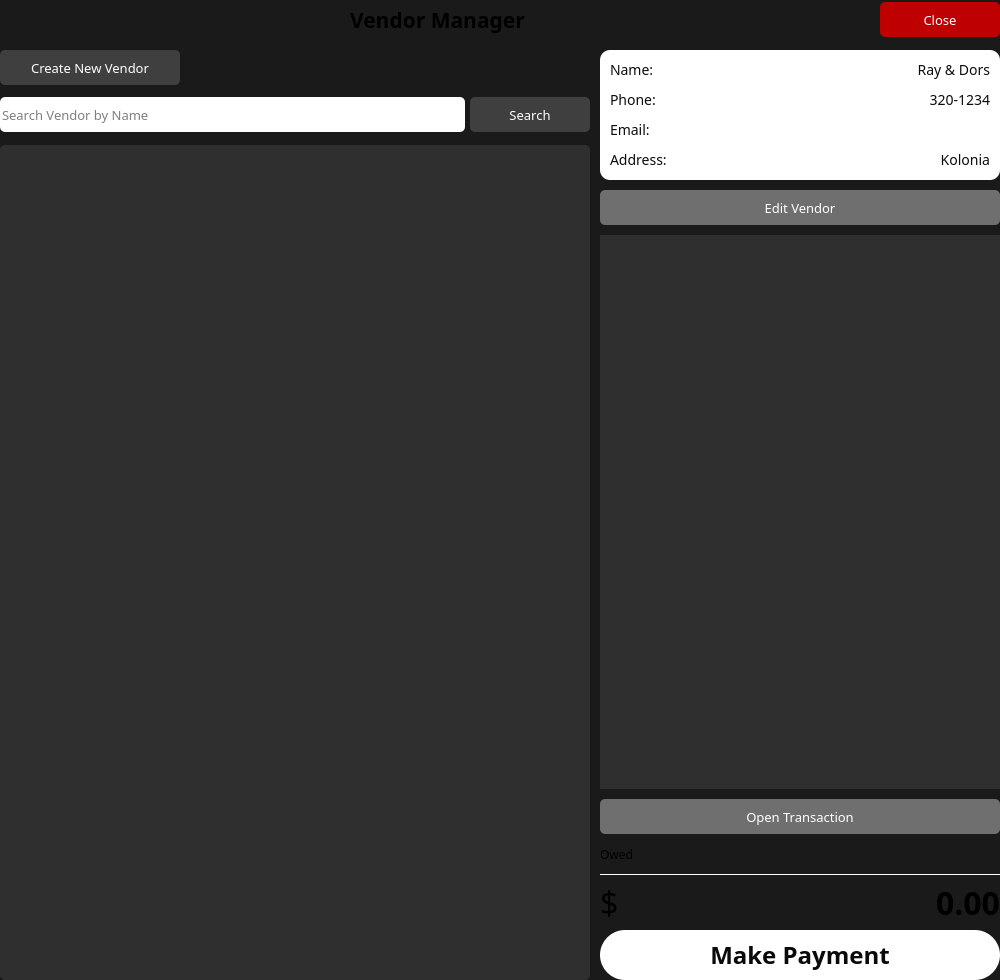
<?xml version="1.0" encoding="UTF-8"?>
<ui version="4.0">
 <class>VendorsListWindow</class>
 <widget class="QWidget" name="VendorsListWindow">
  <property name="geometry">
   <rect>
    <x>0</x>
    <y>0</y>
    <width>1000</width>
    <height>980</height>
   </rect>
  </property>
  <property name="minimumSize">
   <size>
    <width>980</width>
    <height>980</height>
   </size>
  </property>
  <property name="font">
   <font>
    <family>Lexend</family>
    <pointsize>10</pointsize>
   </font>
  </property>
  <property name="windowTitle">
   <string>Vendors</string>
  </property>
  <property name="styleSheet">
   <string notr="true">QWidget {
}
#VendorsListWindow {
	background-color: #1a1a1a;
}
#pb_page_close:hover {
	background-color: #ff0000;
}</string>
  </property>
  <layout class="QVBoxLayout" name="verticalLayout">
   <property name="spacing">
    <number>10</number>
   </property>
   <property name="leftMargin">
    <number>0</number>
   </property>
   <property name="topMargin">
    <number>0</number>
   </property>
   <property name="rightMargin">
    <number>0</number>
   </property>
   <property name="bottomMargin">
    <number>0</number>
   </property>
   <item>
    <widget class="QWidget" name="widget" native="true">
     <property name="minimumSize">
      <size>
       <width>0</width>
       <height>40</height>
      </size>
     </property>
     <property name="maximumSize">
      <size>
       <width>16777215</width>
       <height>45</height>
      </size>
     </property>
     <layout class="QHBoxLayout" name="horizontalLayout_3">
      <property name="spacing">
       <number>5</number>
      </property>
      <property name="leftMargin">
       <number>0</number>
      </property>
      <property name="topMargin">
       <number>0</number>
      </property>
      <property name="rightMargin">
       <number>0</number>
      </property>
      <property name="bottomMargin">
       <number>0</number>
      </property>
      <item>
       <widget class="QLabel" name="lb_page_title">
        <property name="minimumSize">
         <size>
          <width>0</width>
          <height>35</height>
         </size>
        </property>
        <property name="maximumSize">
         <size>
          <width>16777215</width>
          <height>35</height>
         </size>
        </property>
        <property name="font">
         <font>
          <family>Lexend</family>
          <pointsize>16</pointsize>
          <bold>true</bold>
         </font>
        </property>
        <property name="text">
         <string>Vendor Manager</string>
        </property>
        <property name="alignment">
         <set>Qt::AlignmentFlag::AlignCenter</set>
        </property>
       </widget>
      </item>
      <item>
       <widget class="QPushButton" name="pb_page_close">
        <property name="minimumSize">
         <size>
          <width>120</width>
          <height>35</height>
         </size>
        </property>
        <property name="maximumSize">
         <size>
          <width>120</width>
          <height>35</height>
         </size>
        </property>
        <property name="styleSheet">
         <string notr="true">#pb_page_close {
	background-color: #bf0000;
	border: None;
	border-radius: 5px;
	color: white;
}

#pb_page_close:hover {
	background-color: #ff0000;
	color: white;
}</string>
        </property>
        <property name="text">
         <string>Close</string>
        </property>
        <property name="icon">
         <iconset resource="../../../../../../../../../mnt/hdd/PYTHON_LAB/eixn-pos/assets/images/icons.qrc">
          <normaloff>:/Icons/close_white.svg</normaloff>:/Icons/close_white.svg</iconset>
        </property>
       </widget>
      </item>
     </layout>
    </widget>
   </item>
   <item>
    <widget class="QWidget" name="wd_content" native="true">
     <layout class="QHBoxLayout" name="horizontalLayout">
      <property name="spacing">
       <number>10</number>
      </property>
      <property name="leftMargin">
       <number>0</number>
      </property>
      <property name="topMargin">
       <number>0</number>
      </property>
      <property name="rightMargin">
       <number>0</number>
      </property>
      <property name="bottomMargin">
       <number>0</number>
      </property>
      <item>
       <widget class="QWidget" name="wd_all_view" native="true">
        <layout class="QVBoxLayout" name="verticalLayout_2">
         <property name="spacing">
          <number>10</number>
         </property>
         <property name="leftMargin">
          <number>0</number>
         </property>
         <property name="topMargin">
          <number>0</number>
         </property>
         <property name="rightMargin">
          <number>0</number>
         </property>
         <property name="bottomMargin">
          <number>0</number>
         </property>
         <item>
          <widget class="QPushButton" name="pb_create_vendor">
           <property name="minimumSize">
            <size>
             <width>180</width>
             <height>35</height>
            </size>
           </property>
           <property name="maximumSize">
            <size>
             <width>180</width>
             <height>16777215</height>
            </size>
           </property>
           <property name="font">
            <font>
             <family>Lexend</family>
             <pointsize>10</pointsize>
            </font>
           </property>
           <property name="styleSheet">
            <string notr="true">#pb_create_vendor {
	background-color: #3f3f3f;
	color: white;
	border: None;
	border-radius: 5px;
}
#pb_create_vendor:hover {
	background-color: #4f4f4f;
}</string>
           </property>
           <property name="text">
            <string>Create New Vendor</string>
           </property>
           <property name="icon">
            <iconset resource="../../../../../../../../../mnt/hdd/PYTHON_LAB/eixn-pos/assets/images/icons.qrc">
             <normaloff>:/Icons/add_white.svg</normaloff>:/Icons/add_white.svg</iconset>
           </property>
           <property name="flat">
            <bool>false</bool>
           </property>
          </widget>
         </item>
         <item>
          <widget class="QWidget" name="wd_vendor_search" native="true">
           <property name="minimumSize">
            <size>
             <width>0</width>
             <height>40</height>
            </size>
           </property>
           <property name="maximumSize">
            <size>
             <width>16777215</width>
             <height>40</height>
            </size>
           </property>
           <layout class="QHBoxLayout" name="horizontalLayout_2">
            <property name="spacing">
             <number>5</number>
            </property>
            <property name="leftMargin">
             <number>0</number>
            </property>
            <property name="topMargin">
             <number>0</number>
            </property>
            <property name="rightMargin">
             <number>0</number>
            </property>
            <property name="bottomMargin">
             <number>0</number>
            </property>
            <item>
             <widget class="QLineEdit" name="le_vendor_search">
              <property name="minimumSize">
               <size>
                <width>0</width>
                <height>35</height>
               </size>
              </property>
              <property name="font">
               <font>
                <family>Lexend</family>
                <pointsize>10</pointsize>
               </font>
              </property>
              <property name="styleSheet">
               <string notr="true">color: #000;
background-color: #fff;
border: None;
border-radius: 5px;</string>
              </property>
              <property name="placeholderText">
               <string>Search Vendor by Name</string>
              </property>
             </widget>
            </item>
            <item>
             <widget class="QPushButton" name="pb_vendor_search">
              <property name="minimumSize">
               <size>
                <width>120</width>
                <height>35</height>
               </size>
              </property>
              <property name="font">
               <font>
                <family>Lexend</family>
                <pointsize>10</pointsize>
               </font>
              </property>
              <property name="styleSheet">
               <string notr="true">#pb_vendor_search {
	background-color: #3f3f3f;
	color: #fff;
	border: None;
	border-radius: 5px;
}
#pb_vendor_search:hover {
	background-color: #4f4f4f;
}</string>
              </property>
              <property name="text">
               <string>Search</string>
              </property>
              <property name="icon">
               <iconset resource="../../../../../../../../../mnt/hdd/PYTHON_LAB/eixn-pos/assets/images/icons.qrc">
                <normaloff>:/Icons/search_white.svg</normaloff>:/Icons/search_white.svg</iconset>
              </property>
              <property name="iconSize">
               <size>
                <width>16</width>
                <height>16</height>
               </size>
              </property>
             </widget>
            </item>
           </layout>
          </widget>
         </item>
         <item>
          <widget class="QTableView" name="tbl_vendors">
           <property name="styleSheet">
            <string notr="true">#tbl_vendors {
	background-color: #2f2f2f;
	color: white;
	border: None;
	border-radius: 5px;
}</string>
           </property>
          </widget>
         </item>
        </layout>
       </widget>
      </item>
      <item>
       <widget class="QWidget" name="wd_detail_view" native="true">
        <property name="minimumSize">
         <size>
          <width>400</width>
          <height>0</height>
         </size>
        </property>
        <property name="maximumSize">
         <size>
          <width>400</width>
          <height>16777215</height>
         </size>
        </property>
        <property name="styleSheet">
         <string notr="true">#wd_detail_view QFrame {
	border: None;
}</string>
        </property>
        <layout class="QVBoxLayout" name="verticalLayout_5">
         <property name="spacing">
          <number>10</number>
         </property>
         <property name="leftMargin">
          <number>0</number>
         </property>
         <property name="topMargin">
          <number>0</number>
         </property>
         <property name="rightMargin">
          <number>0</number>
         </property>
         <property name="bottomMargin">
          <number>0</number>
         </property>
         <item>
          <widget class="QWidget" name="wd_vendor_details" native="true">
           <property name="minimumSize">
            <size>
             <width>380</width>
             <height>0</height>
            </size>
           </property>
           <property name="maximumSize">
            <size>
             <width>400</width>
             <height>16777215</height>
            </size>
           </property>
           <property name="font">
            <font>
             <family>Lexend</family>
            </font>
           </property>
           <property name="styleSheet">
            <string notr="true">#wd_vendor_details {
	background-color: #fff;
	border: None;
	border-radius: 10px;
	color: #1a1a1a;
}

#wd_vendor_details QLabel {
	border: None;
	color: #0c0c0c;
	font-size: 14px;
	font-weight: Normal;
}</string>
           </property>
           <layout class="QFormLayout" name="formLayout">
            <property name="horizontalSpacing">
             <number>10</number>
            </property>
            <property name="verticalSpacing">
             <number>10</number>
            </property>
            <property name="leftMargin">
             <number>10</number>
            </property>
            <property name="topMargin">
             <number>10</number>
            </property>
            <property name="rightMargin">
             <number>10</number>
            </property>
            <property name="bottomMargin">
             <number>10</number>
            </property>
            <item row="0" column="0">
             <widget class="QLabel" name="lb_vendor_name">
              <property name="minimumSize">
               <size>
                <width>80</width>
                <height>0</height>
               </size>
              </property>
              <property name="font">
               <font>
                <family>Lexend</family>
                <pointsize>-1</pointsize>
                <bold>false</bold>
               </font>
              </property>
              <property name="text">
               <string>Name:</string>
              </property>
             </widget>
            </item>
            <item row="0" column="1">
             <widget class="QLabel" name="lb_vendor_name_val">
              <property name="minimumSize">
               <size>
                <width>120</width>
                <height>0</height>
               </size>
              </property>
              <property name="font">
               <font>
                <family>Lexend</family>
                <pointsize>-1</pointsize>
                <bold>false</bold>
               </font>
              </property>
              <property name="text">
               <string>Ray &amp; Dors</string>
              </property>
              <property name="alignment">
               <set>Qt::AlignmentFlag::AlignRight|Qt::AlignmentFlag::AlignTrailing|Qt::AlignmentFlag::AlignVCenter</set>
              </property>
             </widget>
            </item>
            <item row="1" column="0">
             <widget class="QLabel" name="lb_phone">
              <property name="minimumSize">
               <size>
                <width>80</width>
                <height>0</height>
               </size>
              </property>
              <property name="font">
               <font>
                <family>Lexend</family>
                <pointsize>-1</pointsize>
                <bold>false</bold>
               </font>
              </property>
              <property name="text">
               <string>Phone:</string>
              </property>
             </widget>
            </item>
            <item row="1" column="1">
             <widget class="QLabel" name="lb_phone_val">
              <property name="minimumSize">
               <size>
                <width>120</width>
                <height>0</height>
               </size>
              </property>
              <property name="font">
               <font>
                <family>Lexend</family>
                <pointsize>-1</pointsize>
                <bold>false</bold>
               </font>
              </property>
              <property name="text">
               <string>320-1234</string>
              </property>
              <property name="alignment">
               <set>Qt::AlignmentFlag::AlignRight|Qt::AlignmentFlag::AlignTrailing|Qt::AlignmentFlag::AlignVCenter</set>
              </property>
             </widget>
            </item>
            <item row="2" column="0">
             <widget class="QLabel" name="lb_email">
              <property name="minimumSize">
               <size>
                <width>80</width>
                <height>0</height>
               </size>
              </property>
              <property name="font">
               <font>
                <family>Lexend</family>
                <pointsize>-1</pointsize>
                <bold>false</bold>
               </font>
              </property>
              <property name="text">
               <string>Email:</string>
              </property>
             </widget>
            </item>
            <item row="2" column="1">
             <widget class="QLabel" name="lb_email_val">
              <property name="minimumSize">
               <size>
                <width>120</width>
                <height>0</height>
               </size>
              </property>
              <property name="font">
               <font>
                <family>Lexend</family>
                <pointsize>-1</pointsize>
                <bold>false</bold>
               </font>
              </property>
              <property name="text">
               <string/>
              </property>
              <property name="alignment">
               <set>Qt::AlignmentFlag::AlignRight|Qt::AlignmentFlag::AlignTrailing|Qt::AlignmentFlag::AlignVCenter</set>
              </property>
             </widget>
            </item>
            <item row="3" column="0">
             <widget class="QLabel" name="lb_address">
              <property name="minimumSize">
               <size>
                <width>80</width>
                <height>0</height>
               </size>
              </property>
              <property name="font">
               <font>
                <family>Lexend</family>
                <pointsize>-1</pointsize>
                <bold>false</bold>
               </font>
              </property>
              <property name="text">
               <string>Address:</string>
              </property>
             </widget>
            </item>
            <item row="3" column="1">
             <widget class="QLabel" name="lb_address_val">
              <property name="minimumSize">
               <size>
                <width>120</width>
                <height>0</height>
               </size>
              </property>
              <property name="font">
               <font>
                <family>Lexend</family>
                <pointsize>-1</pointsize>
                <bold>false</bold>
               </font>
              </property>
              <property name="text">
               <string>Kolonia</string>
              </property>
              <property name="alignment">
               <set>Qt::AlignmentFlag::AlignRight|Qt::AlignmentFlag::AlignTrailing|Qt::AlignmentFlag::AlignVCenter</set>
              </property>
             </widget>
            </item>
           </layout>
          </widget>
         </item>
         <item>
          <widget class="QPushButton" name="pb_edit_vendor">
           <property name="minimumSize">
            <size>
             <width>0</width>
             <height>35</height>
            </size>
           </property>
           <property name="maximumSize">
            <size>
             <width>16777215</width>
             <height>35</height>
            </size>
           </property>
           <property name="font">
            <font>
             <family>Lexend</family>
             <pointsize>10</pointsize>
            </font>
           </property>
           <property name="layoutDirection">
            <enum>Qt::LayoutDirection::LeftToRight</enum>
           </property>
           <property name="styleSheet">
            <string notr="true">#pb_edit_vendor {
	background-color: #6f6f6f;
	color: white;
	border: None;
	border-radius: 5px;
}
#pb_edit_vendor:hover {
	background-color: #8f8f8f;
}</string>
           </property>
           <property name="text">
            <string>Edit Vendor</string>
           </property>
           <property name="icon">
            <iconset resource="../../../../../../../../../mnt/hdd/PYTHON_LAB/eixn-pos/assets/images/icons.qrc">
             <normaloff>:/Icons/edit_white.svg</normaloff>:/Icons/edit_white.svg</iconset>
           </property>
          </widget>
         </item>
         <item>
          <widget class="QWidget" name="widget_2" native="true">
           <layout class="QVBoxLayout" name="verticalLayout_3">
            <property name="spacing">
             <number>10</number>
            </property>
            <property name="leftMargin">
             <number>0</number>
            </property>
            <property name="topMargin">
             <number>0</number>
            </property>
            <property name="rightMargin">
             <number>0</number>
            </property>
            <property name="bottomMargin">
             <number>0</number>
            </property>
            <item>
             <widget class="QListView" name="lw_vendor_po">
              <property name="styleSheet">
               <string notr="true">#lw_vendor_po {
	background-color: #2f2f2f;
}</string>
              </property>
             </widget>
            </item>
            <item>
             <widget class="QPushButton" name="pb_open_transaction">
              <property name="minimumSize">
               <size>
                <width>0</width>
                <height>35</height>
               </size>
              </property>
              <property name="maximumSize">
               <size>
                <width>16777215</width>
                <height>35</height>
               </size>
              </property>
              <property name="font">
               <font>
                <family>Lexend</family>
                <pointsize>10</pointsize>
               </font>
              </property>
              <property name="styleSheet">
               <string notr="true">#pb_open_transaction {
	background-color: #6f6f6f;
	color: #fff;
	border: None;
	border-radius: 5px;
}
#pb_open_transaction:hover {
	background-color: #8f8f8f;
}</string>
              </property>
              <property name="text">
               <string>Open Transaction</string>
              </property>
              <property name="icon">
               <iconset resource="../../../../../../../../../mnt/hdd/PYTHON_LAB/eixn-pos/assets/images/icons.qrc">
                <normaloff>:/Icons/dollar_white.svg</normaloff>:/Icons/dollar_white.svg</iconset>
              </property>
             </widget>
            </item>
           </layout>
          </widget>
         </item>
         <item>
          <widget class="QWidget" name="wd_vendor_action" native="true">
           <layout class="QVBoxLayout" name="verticalLayout_4">
            <property name="spacing">
             <number>10</number>
            </property>
            <property name="leftMargin">
             <number>0</number>
            </property>
            <property name="topMargin">
             <number>0</number>
            </property>
            <property name="rightMargin">
             <number>0</number>
            </property>
            <property name="bottomMargin">
             <number>0</number>
            </property>
            <item>
             <widget class="QLabel" name="lb_balance_txt">
              <property name="minimumSize">
               <size>
                <width>0</width>
                <height>20</height>
               </size>
              </property>
              <property name="font">
               <font>
                <family>Lexend</family>
               </font>
              </property>
              <property name="text">
               <string>Owed</string>
              </property>
             </widget>
            </item>
            <item>
             <widget class="Line" name="line">
              <property name="minimumSize">
               <size>
                <width>400</width>
                <height>1</height>
               </size>
              </property>
              <property name="maximumSize">
               <size>
                <width>400</width>
                <height>1</height>
               </size>
              </property>
              <property name="layoutDirection">
               <enum>Qt::LayoutDirection::LeftToRight</enum>
              </property>
              <property name="styleSheet">
               <string notr="true">background-color: #fff;</string>
              </property>
              <property name="orientation">
               <enum>Qt::Orientation::Horizontal</enum>
              </property>
             </widget>
            </item>
            <item>
             <widget class="QWidget" name="widget_3" native="true">
              <layout class="QHBoxLayout" name="horizontalLayout_4">
               <property name="spacing">
                <number>10</number>
               </property>
               <property name="leftMargin">
                <number>0</number>
               </property>
               <property name="topMargin">
                <number>0</number>
               </property>
               <property name="rightMargin">
                <number>0</number>
               </property>
               <property name="bottomMargin">
                <number>0</number>
               </property>
               <item>
                <widget class="QLabel" name="lb_dollar_sign">
                 <property name="minimumSize">
                  <size>
                   <width>0</width>
                   <height>35</height>
                  </size>
                 </property>
                 <property name="maximumSize">
                  <size>
                   <width>50</width>
                   <height>35</height>
                  </size>
                 </property>
                 <property name="font">
                  <font>
                   <family>Lexend</family>
                   <pointsize>24</pointsize>
                   <bold>false</bold>
                  </font>
                 </property>
                 <property name="text">
                  <string>$</string>
                 </property>
                </widget>
               </item>
               <item>
                <widget class="QLabel" name="lb_balance_amount">
                 <property name="minimumSize">
                  <size>
                   <width>0</width>
                   <height>35</height>
                  </size>
                 </property>
                 <property name="maximumSize">
                  <size>
                   <width>16777215</width>
                   <height>35</height>
                  </size>
                 </property>
                 <property name="font">
                  <font>
                   <family>Lexend</family>
                   <pointsize>24</pointsize>
                   <bold>true</bold>
                  </font>
                 </property>
                 <property name="text">
                  <string>0.00</string>
                 </property>
                 <property name="alignment">
                  <set>Qt::AlignmentFlag::AlignRight|Qt::AlignmentFlag::AlignTrailing|Qt::AlignmentFlag::AlignVCenter</set>
                 </property>
                </widget>
               </item>
              </layout>
             </widget>
            </item>
            <item>
             <widget class="QPushButton" name="pb_pay_now">
              <property name="minimumSize">
               <size>
                <width>0</width>
                <height>50</height>
               </size>
              </property>
              <property name="maximumSize">
               <size>
                <width>16777215</width>
                <height>50</height>
               </size>
              </property>
              <property name="styleSheet">
               <string notr="true">#pb_pay_now {
	background-color: #fff;
	color: #0a0a0a;
	font-size: 24px;
	border: None;
	border-radius: 25px;
	font-weight: bold;
}
#pb_pay_now:hover {
	background-color: #efefef;
}</string>
              </property>
              <property name="text">
               <string>Make Payment</string>
              </property>
             </widget>
            </item>
           </layout>
          </widget>
         </item>
        </layout>
       </widget>
      </item>
     </layout>
    </widget>
   </item>
  </layout>
 </widget>
 <resources>
  <include location="../../../../../../../../../mnt/hdd/PYTHON_LAB/eixn-pos/assets/images/icons.qrc"/>
 </resources>
 <connections/>
</ui>
